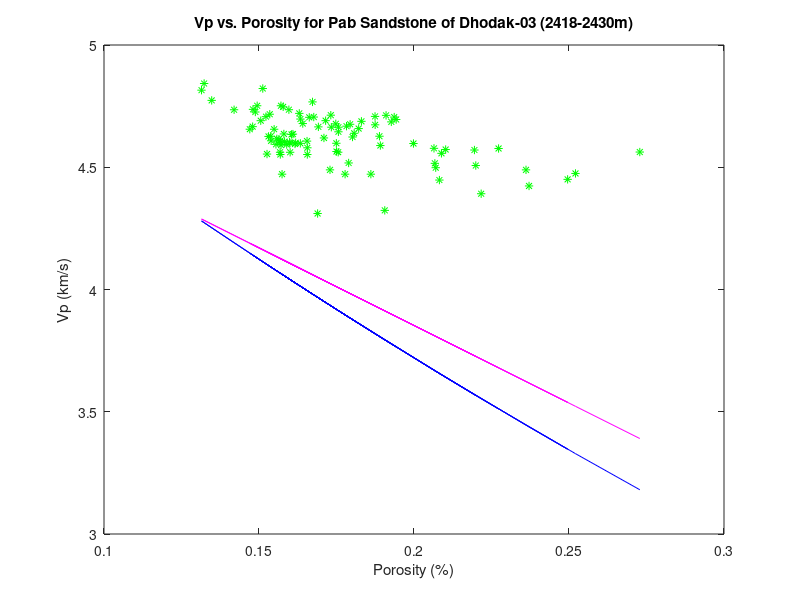
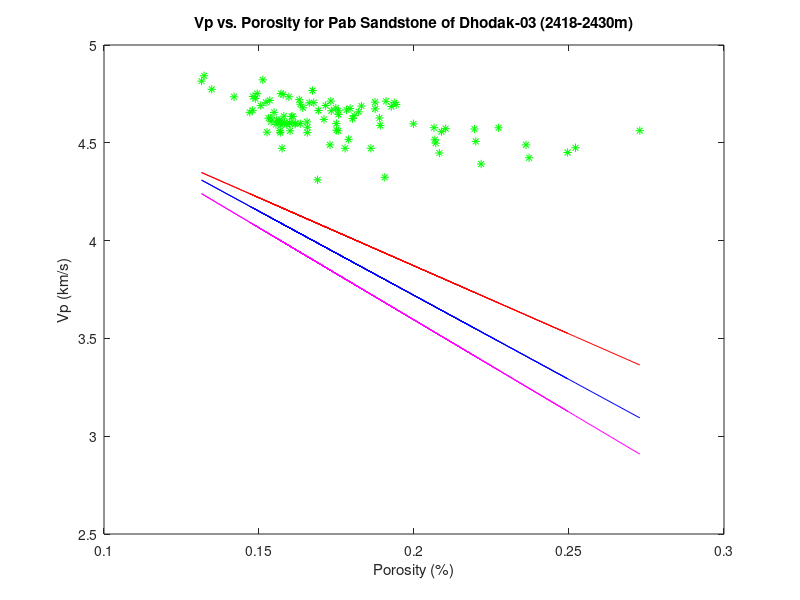
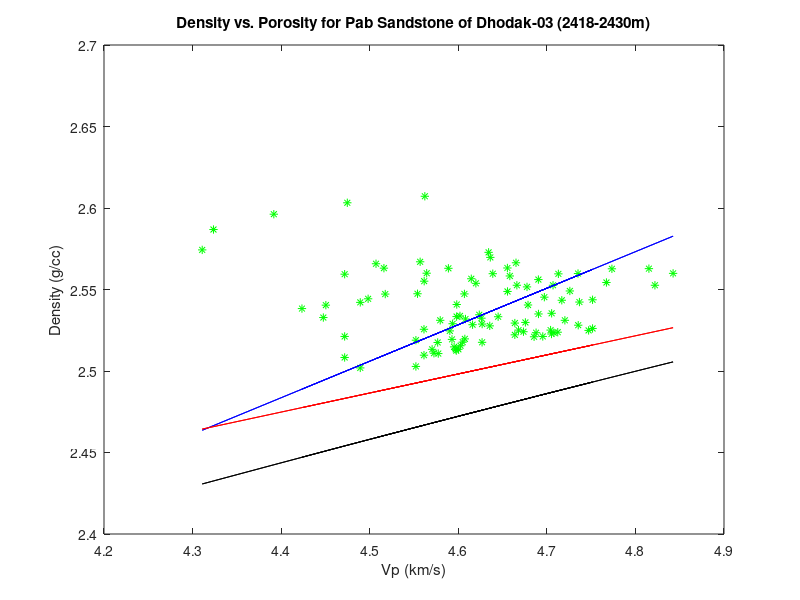

Here is the MATLAB script that generated these plots, in order:
% Cross plot analysis of Pab Sandstone Dhodak-03
% Defining the data
load data_Pab241830.txt
Depth = data_Pab241830(:,1)
Vsh = data_Pab241830(:,2)
Vp = data_Pab241830(:,3)
RHOB = data_Pab241830(:,4)
PHIT = data_Pab241830(:,5)
PHIE = data_Pab241830(:,6)

% Porosity vs. Vp (Water-saturated Clean SS and Dry Shaly SS)
% Raymer et al (1980)(Water saturated Clean SS)
VpR = ((1-PHIT).^2)*5.5 + PHIT*1
%Han's relation(Dry Shaly Sandstone with clay factor)at 40 MPa
VpD = 5.41 - 6.35*(PHIT) - 2.87*(.10)

% Cross plot
figure(1)
plot(PHIT,Vp,'*g')
ylabel('Vp (km/s)')
xlabel('Porosity (%)')
title('Vp vs. Porosity for Pab Sandstone of Dhodak-03 (2418-2430m)')
hold on
plot(PHIT, VpR,'-b')
hold on
plot(PHIT, VpD,'-m')

% Porosity vs. Vp (For Water saturated Shaly Sandstone)
% Tosaya et al. (1982) (Water saturated shaly Sandstone)
VpT = 5.8 - 8.6*(PHIT) - 2.4*(.15)
%Han's empirical relation(Water Saturated Shaly SS)40 MPa
VpS = 5.59 - 6.96*(PHIT) - 2.18*(.15)
% Castagna's et al. (1985)(Water Saturated Shaly SS)
VpC = 5.81 - 9.42*PHIT - 2.21*(.15)

% Cross plot
figure(2)
plot(PHIT,Vp,'*g')
ylabel('Vp (km/s)')
xlabel('Porosity (%)')
title('Vp vs. Porosity for Pab Sandstone of Dhodak-03 (2418-2430m)')
hold on
plot(PHIT, VpT,'-b')
hold on
plot(PHIT, VpS,'-r')
hold on
plot(PHIT,VpC,'-m')

% Density vs Vp
% Blangy (1992) relations(Poorly consolidated sandstone)
Rho1 = 1.498 + 0.224*Vp
%  Jizba (1991) relation (Tight gas sandstone)
Rho2 = 1.96 + 0.117*Vp
%  Gardner et al (1974) relation (Water saturated sandstone)
Rho3 = 1.66*(Vp.^0.261)

% Cross plot
figure(3)
plot(Vp,RHOB,'*g')
xlabel('Vp (km/s)')
ylabel('Density (g/cc)')
title('Density vs. Porosity for Pab Sandstone of Dhodak-03 (2418-2430m)')
hold on
plot(Vp,Rho1,'-b')
hold on
plot(Vp,Rho2,'-r')
hold on
plot(Vp,Rho3,'-k')